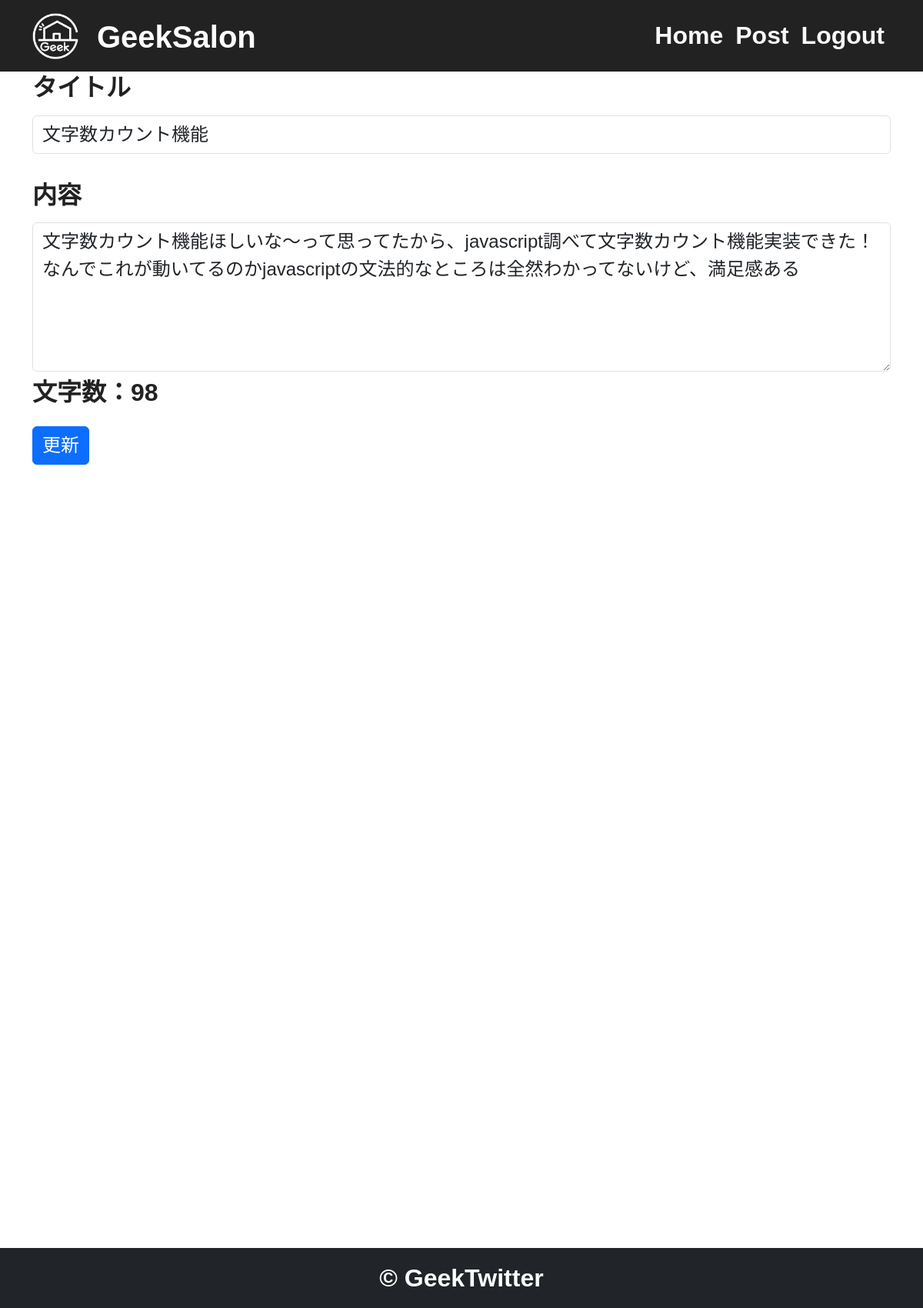
Page /4/update (signed in) on the earlier database version.
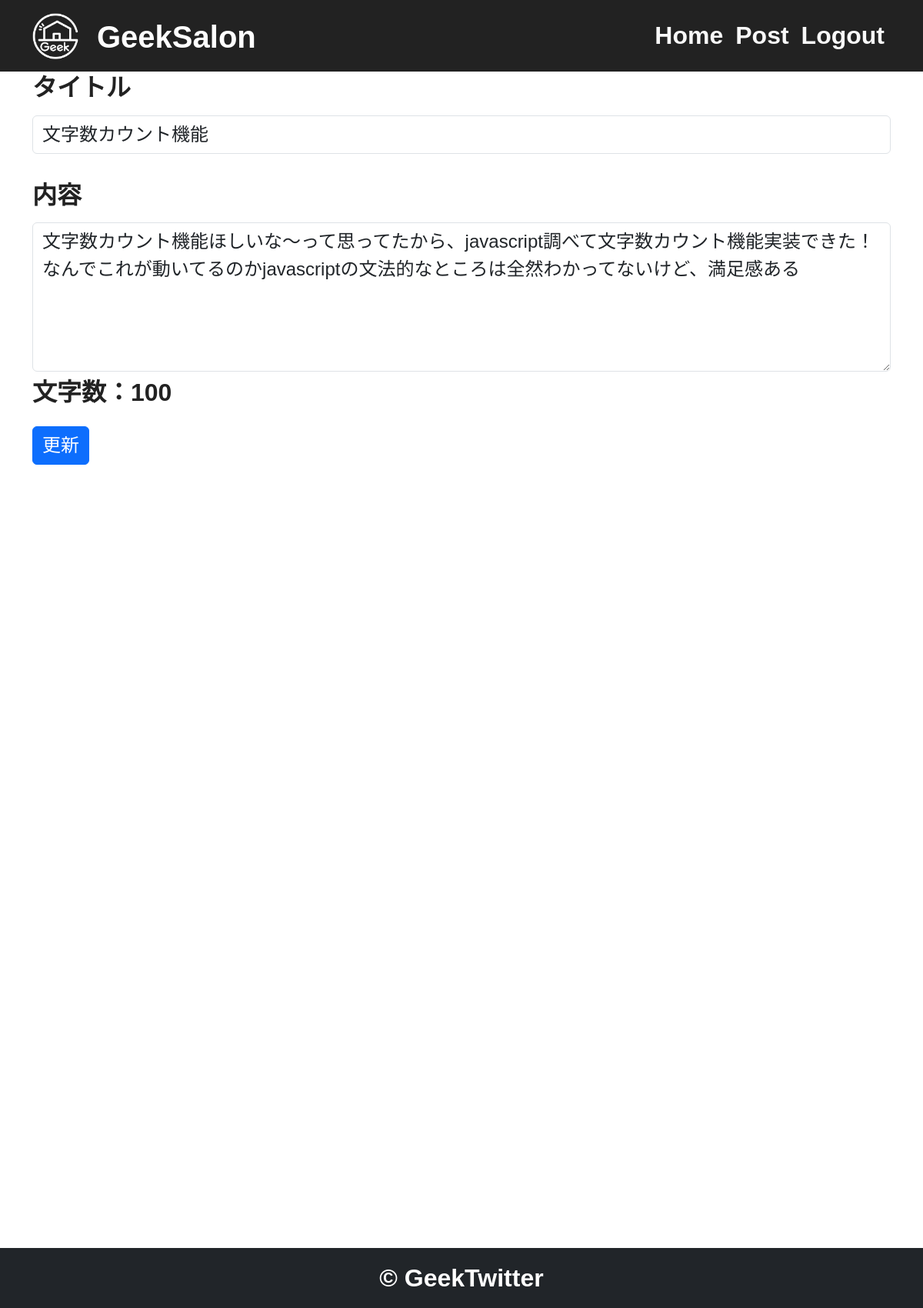
Same page on the later database version.
### app.py (models this page shows)
class Post(db.Model):
    id = db.Column(
        db.Integer, primary_key=True
    )  # primary_key : それぞれの投稿を判断する主Key
    title = db.Column(db.String(50), nullable=False)
    body = db.Column(db.String(400), nullable=False)
    created_at = db.Column(
        db.DateTime, nullable=False, default=datetime.now(pytz.timezone("Asia/Tokyo"))
    )

### app.py (the view, shortened to what this page needs)
@app.route("/<int:id>/update", methods=["GET", "POST"])
@login_required
def update(id):
    post = Post.query.get(id)  # 引数idでインスタンス化
    if request.method == "GET":
        length = len(post.body)
        return render_template("update.html", post=post, length=length)

### app.py (called while the page is built)
@login_manager.user_loader
def load_user(user_id):
    return User.query.get(int(user_id))

### templates/update.html (shortened to what this page needs)
{% extends "base.html" %}
{% block content %}
<div class="container">
    <form method="POST">
            <br><label for="title" class="form-label">タイトル</label>
            <input type="text" name="title" value="{{post.title}}" class="form-control" id="title">
            <br><label for="body" class="form-label">内容</label>
            <textarea name="body" class="form-control" id="body" rows="5" oninput="countCharacters()">{{post.body}}</textarea>
            <p class="counter">文字数：<span id="count">{{length}}</span></p>
        <button type="submit" class="btn btn-primary">更新</button>
    </form>
</div>
{% endblock %}

Differences in the rows shown:
changed Post "文字数カウント機能": body "文字数カウント機能ほしいな～って思ってたから、javascript調べて文字数カウント機能実装できた！なんでこれが動いてるのかjavascriptの文法的なところは全然わかってないけど、満足感ある" → "文字数カウント機能ほしいな～って思ってたから、javascript調べて文字数カウント機能実装できた！ なんでこれが動いてるのかjavascriptの文法的なところは全然わかってないけど、満足感ある"
Other differences:
{{ length }}: "98" → "100"
